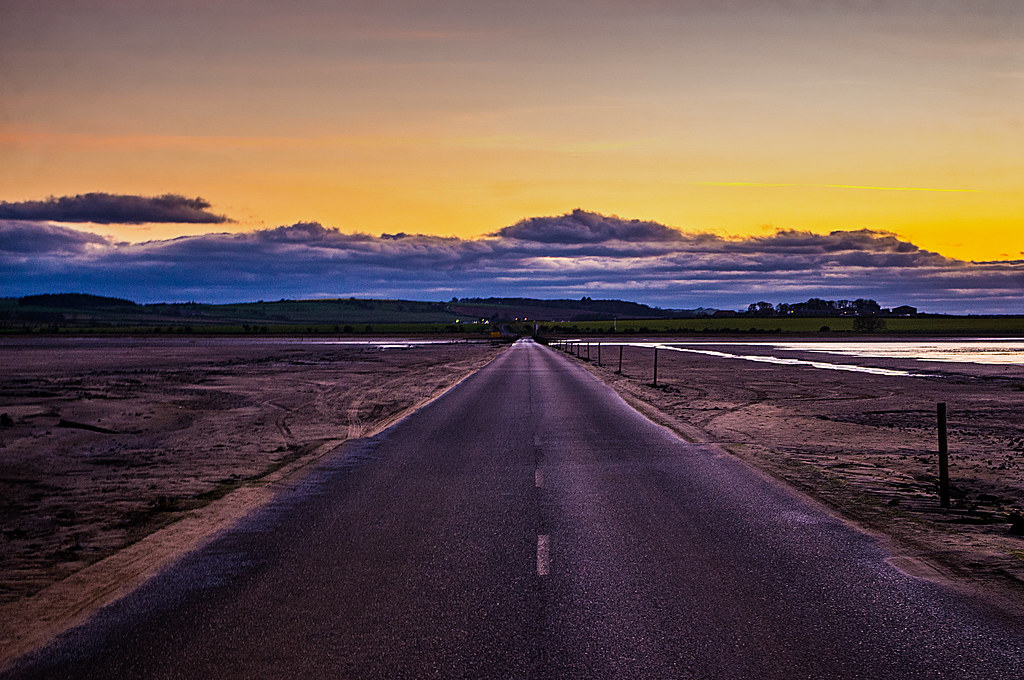
#> input picture Dataset/normal/101.jpg, 1024 x 680 px; its folder holds only this picture in this run
$ jupyter execute --allow-errors svm.ipynb
#> lines starting #> are read from the running program, lines starting #| are printed output that depends on the picture
[cell 1]
import numpy as np
import glob
import cv2
import os
import pandas as pd
import matplotlib.pyplot as plt
import seaborn as sns
from skimage.filters import sobel
from sklearn.model_selection import train_test_split

SIZE = 128

[cell 2]
data_img = []
data_label = []
for dir_path in glob.glob("Dataset/*"):
    label = dir_path.split("/")[-1]
    print(label)
    for img_path in glob.glob(os.path.join(dir_path, "*.jpg")):
#         print(img_path)
        img = cv2.imread(img_path, cv2.IMREAD_COLOR)
#> img is the input picture: shape (680, 1024, 3); mean B, G, R 80.9, 83.9, 104.7
        img = cv2.resize(img, (SIZE, SIZE))
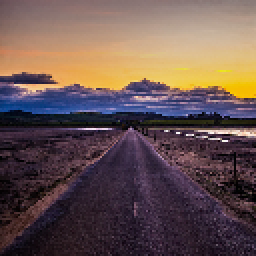
#> img: shape (128, 128, 3) (shown 2 times larger); mean B, G, R 80.4, 83.6, 104.4
        data_img.append(img)
        data_label.append(label)
#> pass 2 of the loop `for dir_path in glob.glob("Dataset/*"):`:
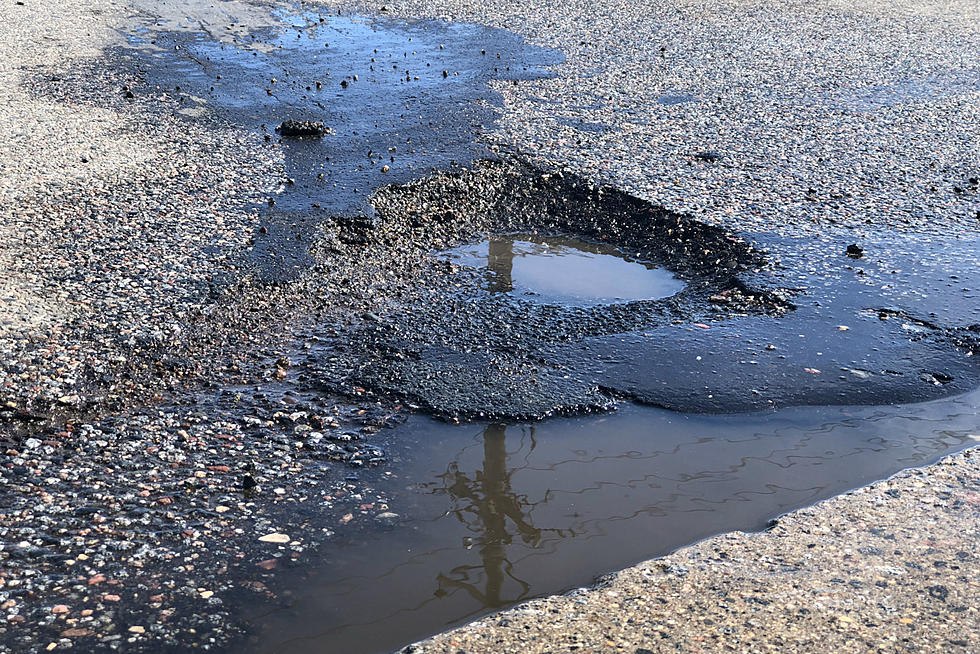
#> input picture Dataset/potholes/1.jpg, 980 x 654 px
#> img is the input picture: shape (654, 980, 3); mean B, G, R 134, 120.9, 115.2
#> `img = cv2.resize(img, (SIZE, SIZE))`:
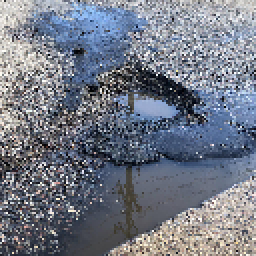
#> img: shape (128, 128, 3) (shown 2 times larger); mean B, G, R 133.8, 120.8, 115

data_img = np.array(data_img)
data_label = np.array(data_label)

#> (a cell that did not finish here is left out)

[cell 4]
def image_negatif(pixels):
    result = []
    for row in pixels:
        current = []
        for pixel in row:
            negatif = 255 - pixel
            current.append(negatif)
        result.append(current)
    return np.array(result)

def rgb_image_negatif(img):
    b = img[:, :, 0]
    g = img[:, :, 1]
    r = img[:, :, 2]

    negatif_b = image_negatif(b)
    negatif_g = image_negatif(g)
    negatif_r = image_negatif(r)

    negatif_img = np.dstack((negatif_b, negatif_g, negatif_r)).astype(int)
    return negatif_img

def convolve2D(image, kernel, padding=0, strides=1):
    # Cross Correlation
    kernel = np.flipud(np.fliplr(kernel))

    # Gather Shapes of Kernel + Image + Padding
    xKernShape = kernel.shape[0]
    yKernShape = kernel.shape[1]
    xImgShape = image.shape[0]
    yImgShape = image.shape[1]

    # Shape of Output Convolution
    xOutput = int(((xImgShape - xKernShape + 2 * padding) / strides) + 1)
    yOutput = int(((yImgShape - yKernShape + 2 * padding) / strides) + 1)
    output = np.zeros((xOutput, yOutput))

    # Apply Equal Padding to All Sides
    if padding != 0:
        imagePadded = np.zeros((image.shape[0] + padding*2, image.shape[1] + padding*2))
        imagePadded[int(padding):int(-1 * padding), int(padding):int(-1 * padding)] = image
#         print(imagePadded)
    else:
        imagePadded = image

    # Iterate through image
    for y in range(image.shape[1]):
        # Exit Convolution
        if y > image.shape[1] - yKernShape:
            break
        # Only Convolve if y has gone down by the specified Strides
        if y % strides == 0:
            for x in range(image.shape[0]):
                # Go to next row once kernel is out of bounds
                if x > image.shape[0] - xKernShape:
                    break
                try:
                    # Only Convolve if x has moved by the specified Strides
                    if x % strides == 0:
                        output[x, y] = (kernel * imagePadded[x: x + xKernShape, y: y + yKernShape]).sum()
                except:
                    break

    return output

def sobel_detection(img):
    g_x = [[1, 0, -1]
          ,[2, 0, -2]
          ,[3, 0, -3]]

    g_y = [[1, 2, 3]
         ,[0, 0, 0]
         ,[-1, -2, -3]]

    h_x = convolve2D(img, g_x, padding=1)
    h_y = convolve2D(img, g_y, padding=1)

    sobel = ((h_x**2 + h_y**2)**0.5) % 256

    return sobel

def rgb_sobel_detection(img):
    b = img[:, :, 0]
    g = img[:, :, 1]
    r = img[:, :, 2]

    sobel_b = sobel_detection(b)
    sobel_g = sobel_detection(g)
    sobel_r = sobel_detection(r)

    sobel_img = np.dstack((sobel_b, sobel_g, sobel_r)).astype(int)
    return sobel_img

#> (the rest of this cell did not finish here and is left out)

[cell 5]
def image_preprocessing(dataset):
    new_dataset = []
    for image in dataset:
        negatif_img = rgb_image_negatif(image)
        sobel_img = rgb_sobel_detection(negatif_img)
        new_dataset.append(sobel_img)
#> this loop made 2 passes
#> pass 1, in rgb_image_negatif, `b = img[:, :, 0]`:
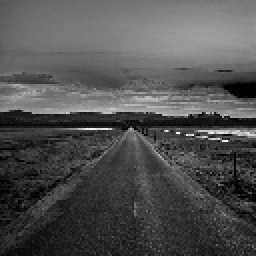
#> b: shape (128, 128) (shown 2 times larger); min 0, max 252, mean 80.4
#> pass 1, in rgb_image_negatif, `g = img[:, :, 1]`:
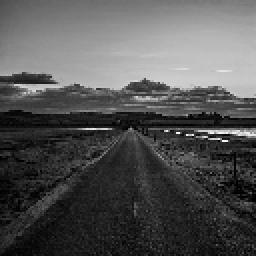
#> g: shape (128, 128) (shown 2 times larger); min 0, max 251, mean 83.6
#> pass 1, in rgb_image_negatif, `r = img[:, :, 2]`:
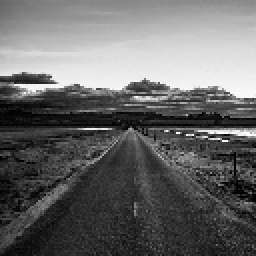
#> r: shape (128, 128) (shown 2 times larger); min 0, max 254, mean 104.4
#> pass 1, in rgb_image_negatif, `negatif_b = image_negatif(b)`:
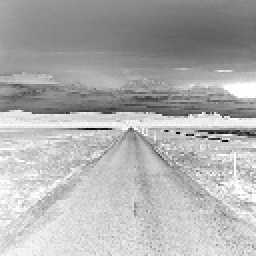
#> negatif_b: shape (128, 128) int64 (shown 2 times larger); min 3, max 255, mean 174.6
#> after the loop:
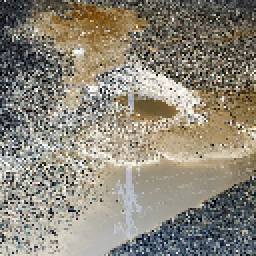
#> negatif_img: shape (128, 128, 3) int64 (shown 2 times larger); mean of channels 0, 1, 2 121.2, 134.2, 140; drawn as B, G, R
#> after the loop, new_dataset = 2 items
    return np.array(new_dataset)

def feature_extractor(dataset):
    new_dataset = []
    for image in dataset:
        image_flatten = image.flatten()
        new_dataset.append(image_flatten)
#> this loop made 2 passes
#> after the loop, new_dataset = 2 items
    new_dataset = np.array(new_dataset)
    # normalisasi
    new_dataset = new_dataset / 255.0
    return new_dataset

[cell 6]
preprocess_img = image_preprocessing(data_img)
feature_img = feature_extractor(preprocess_img)

[cell 7]
from sklearn import preprocessing
le = preprocessing.LabelEncoder()
le.fit(data_label)
data_encoded = le.transform(data_label)

x_train, x_test, y_train, y_test = train_test_split(feature_img, data_encoded, test_size=0.2)
#> y_train = [0]; y_test = [1]
